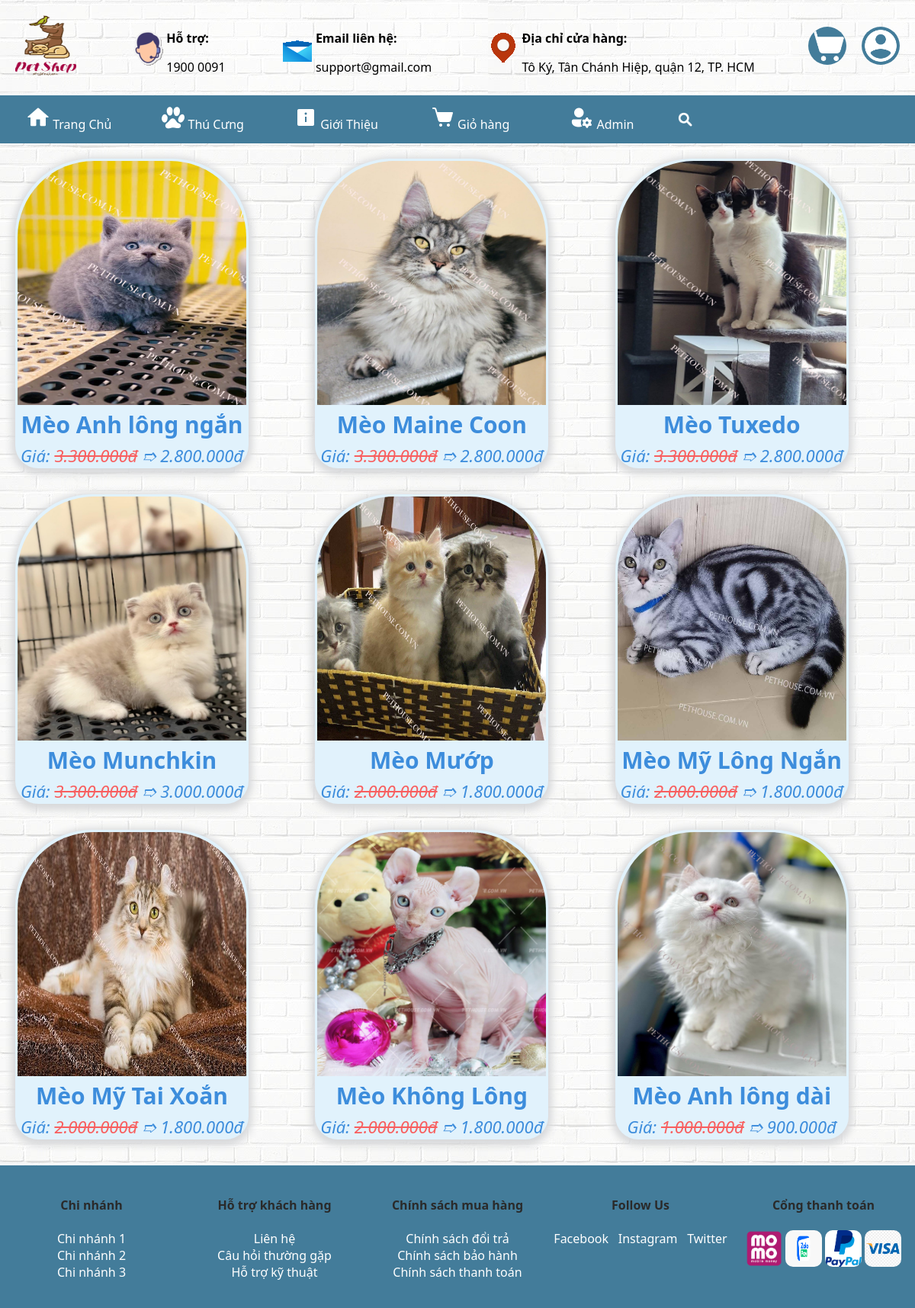
The app's page /Pet-Store/pages/index.php?page=cat with its own data.
### tables this page shows
CREATE TABLE `pets` (
  `id` varchar(30) NOT NULL,
  `name` varchar(100) NOT NULL,
  `price` decimal(10,2) NOT NULL,
  `priceSale` decimal(10,2) DEFAULT NULL,
  `quantity` int(11) NOT NULL,
  `urlImg` varchar(255) NOT NULL,
  `idLoai` varchar(30) NOT NULL,
  `hot` tinyint(1) DEFAULT NULL
);

### Pet-Store/pages/cat.php (the view, shortened to what this page needs)
<?php
require '../config/config.php';
try {
    $conn = new PDO("mysql:host=$host;dbname=$dbname;charset=utf8", $username, $password);
    $conn->setAttribute(PDO::ATTR_ERRMODE, PDO::ERRMODE_EXCEPTION);
    $stmt = $conn->prepare("SELECT * FROM pets WHERE idLoai = :idLoai");
    $stmt->bindParam(':idLoai', $idLoai);
    $stmt->execute();
    $pets = $stmt->fetchAll(PDO::FETCH_ASSOC);
} catch (PDOException $e) {
    echo "Connection failed: " . $e->getMessage();
}
?>
<div class="pets-grid">
    <?php if (!empty($pets)): ?>
    <?php foreach ($pets as $pet): ?>
    <div class="container-pets">
        <img src="<?php echo htmlspecialchars($pet['urlImg']); ?>" alt="<?php echo htmlspecialchars($pet['name']); ?>">
        <div class="row">
            <p class="name-pet"><?php echo htmlspecialchars($pet['name']); ?></p>
        </div>
        <p class="text-price">Giá: <span class="price"><?php echo number_format($pet['price'], 0, ',', '.'); ?>đ</span>
            ➱
            <?php echo number_format($pet['priceSale'], 0, ',', '.'); ?>đ</p>
    </div>
    <?php endforeach; ?>
    <?php else: ?>
    <p>Chưa có sản phẩm nào.</p>
    <?php endif; ?>
</div>

### Pet-Store/asset/css/pets.css (style rules this page uses)
.pets-grid { display: grid; grid-template-columns: repeat(4, 1fr); grid-auto-rows: 420px; gap: 20px; padding: 20px; }
@media (max-width: 1300px) { .pets-grid { grid-template-columns: repeat(3, 1fr); } }
.container-pets { min-width: 300px; max-width: 350px; width: 250px; height: 400px; position: relative; text-align: center; border-top-left-radius: 100px; border-top-right-radius: 100px; border-bottom-left-radius: 30px; border-bottom-right-radius: 30px; box-shadow: 0px 3px 10px 5px rgb(216, 217, 219); padding: 3px; background-color: rgb(225, 242, 252); transition: transform 0.3s; }
.container-pets>img { width: 100%; height: 80%; border-top-left-radius: 100px; border-top-right-radius: 100px; }
.row { position: relative; }
.name-pet { margin: 0; font-size: 30px; font-weight: bold; color: rgb(61, 141, 220); text-align: center; position: relative; }
.text-price { font-size: 22px; color: rgb(61, 141, 220); text-align: center; margin-top: 5px; font-style: italic; }
.text-price>.price { color: rgb(248, 95, 95); text-decoration: line-through; }

### Pet-Store/asset/css/index.css (style rules this page uses)
body { font-family: system-ui, -apple-system, BlinkMacSystemFont, 'Segoe UI', Roboto, Oxygen, Ubuntu, Cantarell, 'Open Sans', 'Helvetica Neue', sans-serif; margin: 0; padding: 0; text-align: center; background-image: url('../images/background/head-bg4.jpg'); }

### records on screen
pets: urlImg (picture), name "Mèo Anh lông ngắn", price "3.300.000", priceSale "2.800.000"
pets: urlImg (picture), name "Mèo Maine Coon", price "3.300.000", priceSale "2.800.000"
pets: urlImg (picture), name "Mèo Tuxedo", price "3.300.000", priceSale "2.800.000"
pets: urlImg (picture), name "Mèo Munchkin", price "3.300.000", priceSale "3.000.000"
pets: urlImg (picture), name "Mèo Mướp", price "2.000.000", priceSale "1.800.000"
pets: urlImg (picture), name "Mèo Mỹ Lông Ngắn", price "2.000.000", priceSale "1.800.000"
pets: urlImg (picture), name "Mèo Mỹ Tai Xoắn", price "2.000.000", priceSale "1.800.000"
pets: urlImg (picture), name "Mèo Không Lông", price "2.000.000", priceSale "1.800.000"
pets: urlImg (picture), name "Mèo Anh lông dài", price "1.000.000", priceSale "900.000"
